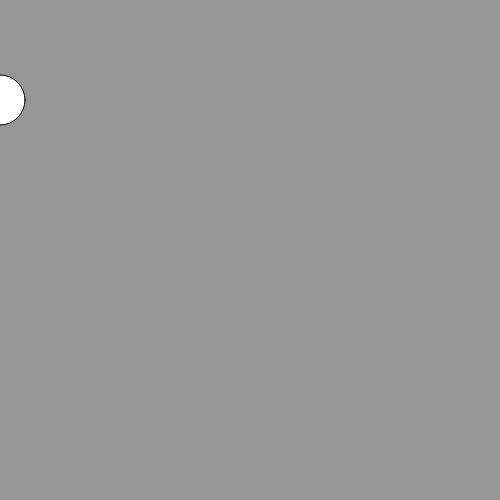
Frame 1 (no input)
Frame 60 (no input): blank canvas, image omitted
Frame 120 (the mouse pressed at the canvas centre since frame 60): blank canvas, image omitted

The p5.js sketch that drew this single still picture (run headless with seeded random() and noise() and a simulated clock; from frame 60 on, the mouse is pressed at the canvas centre):

// p5.js sketch
// ── sketch.js
function setup(){
    createCanvas(500,500);
    background(51);
}

var x = 0;

function draw() {
    background(150);
    ellipse(x,100,50);
    x += 10;
}
